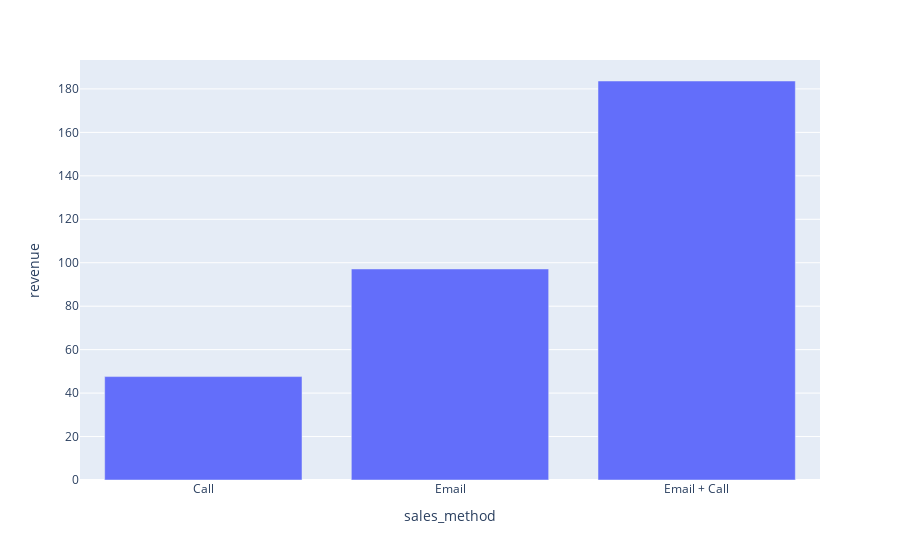

Notebook cell for this chart:
### Markdown cell above
## Business Metrics
Since our goal is to choose most effective sales method,  I would recommend we use the revenue gained by sales method as our metric.
Based on the data, median revenue of Email+Call is 184.74 and 16% of customers got both email and call from us. It is a very effective approach.

### Code cell
# Group the data by sales method and calculate the mean revenue for each method
fig = px.bar(
    data_frame=df.groupby(['sales_method']).mean().reset_index(), 
    x="sales_method", 
    y="revenue"
)
fig.show()

### Figure 1 — Plotly figure (JSON) as saved in the notebook; plotly's stock layout.template omitted (floating-point values rounded to 4 significant figures)
{"data": [{"alignmentgroup": "True", "hovertemplate": "sales_method=%{x}<br>revenue=%{y}<extra></extra>", "legendgroup": "", "marker": {"color": "#636efa", "pattern": {"shape": ""}}, "name": "", "offsetgroup": "", "orientation": "v", "showlegend": false, "textposition": "auto", "x": ["Call", "Email", "Email + Call"], "xaxis": "x", "y": [47.6, 97.13, 183.7], "yaxis": "y", "type": "bar"}], "layout": {"xaxis": {"anchor": "y", "domain": [0, 1], "title": {"text": "sales_method"}}, "yaxis": {"anchor": "x", "domain": [0, 1], "title": {"text": "revenue"}}, "legend": {"tracegroupgap": 0}, "margin": {"t": 60}, "barmode": "relative"}}
